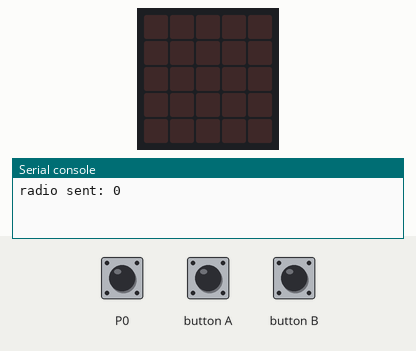
Simulated run of this program. Board: BBC micro:bit (MakeCode). On the bench: the board's 5×5 LED display, the last lines printed to the serial console. The inputs (shaded band) are chosen by the test bench. A reset restarts the program; no radio messages arrive unless stated (any console line starting 'radio sent:' is added by the test bench).

Above: at 1.2 s.
1.3 s: button A pressed for 0.15 s
At 2.5 s:
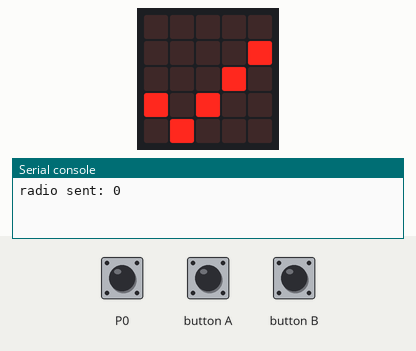
2.9 s: touch pin P0 pressed for 0.15 s
At 3.7 s:
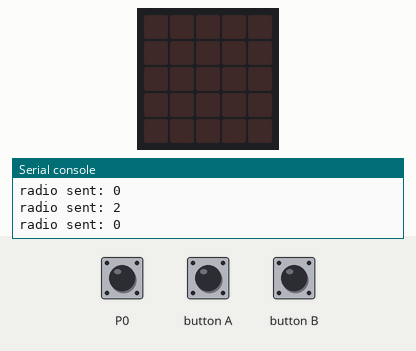
6.1 s: button A pressed 5 times (0.12 s each, 0.3 s apart)
At 7.3 s:
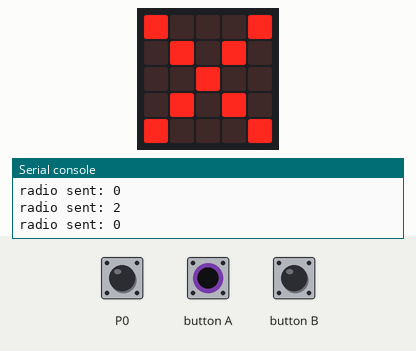
Timing chart, 0 to 9.1 s (numbered marks = the images above; inputs shaded):
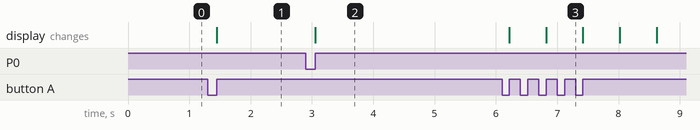

Measured:
- after the input at 1.3 s, the display: changes after 0.15 s (image 1)
- after the input at 2.9 s, the display: changes after 0.15 s (image 2)
- after the input at 6.1 s, the display: first changes after 0.12 s (image 3 shows a later state)

The program:

main.ts
```typescript
// Pokud hlasování neprobíhá, server odešle klientovi 0, pokud je však zmáčknuto tlačítko A, hlasování začne a server odešle 1.
// Po přijetí čísla 1, klient povolí vybrání odpovědi. Ta může být změněna kolikrát je potřeba. Jakmile je zmáčknuté logo, momentálně vybraná odpověď se odešle na server.
// Až server přijme odpověď, klientovi odešle "Přijato" a klient dá krátkou melodií vědět, že jeho odpověď byla přijata.
// Pokud je na serveru zmáčknuto znovu tlačítko A, hlasování se zastaví a po zmáčknutí B se zobrazí výsledky.
// Pokud je stisknutý PIN0 kód se zresetuje a server klientovi pošle číslo 2. Jakmile to je přijato, klient se resetuje také.
radio.setGroup(150)
let odpoved = 0
let prijima = 0
let A = 0
let B = 0
let C = 0
let D = 0
radio.onReceivedValue(function on_received_value(name: string, value: number) {

    if (prijima == 1) {
        if (odpoved == 0) {
            A += 1
        }

        if (odpoved == 1) {
            B += 1
        }

        if (odpoved == 2) {
            C += 1
        }

        if (odpoved == 1) {
            D += 1
        }

    }

})
input.onButtonPressed(Button.A, function on_button_pressed_a() {

    prijima += 1
    if (prijima == 1) {
        basic.showIcon(IconNames.Yes)
    } else {
        basic.showIcon(IconNames.No)
    }

    if (prijima > 1) {
        prijima -= 2
    }

})
if (prijima == 0) {
    radio.sendNumber(0)
}

if (prijima == 1) {
    radio.sendNumber(1)
}

radio.onReceivedValue(function on_received_value2(name: string, value: number) {
    if (true) {
        radio.sendString("Přijato")
    }

})
input.onButtonPressed(Button.B, function on_button_pressed_b() {
    console.log("Výsledky:")
    console.log("A = " + A)
    console.log("B = " + B)
    console.log("C = " + C)
    console.log("D = " + D)
})
input.onPinPressed(TouchPin.P0, function on_pin_pressed_p0() {
    radio.sendNumber(2)
    control.reset()
})
```

test.ts
```typescript
// Tady jsou testy. Při použití tohoto balíčku jako rozšíření nebude zkompilováno.
```
